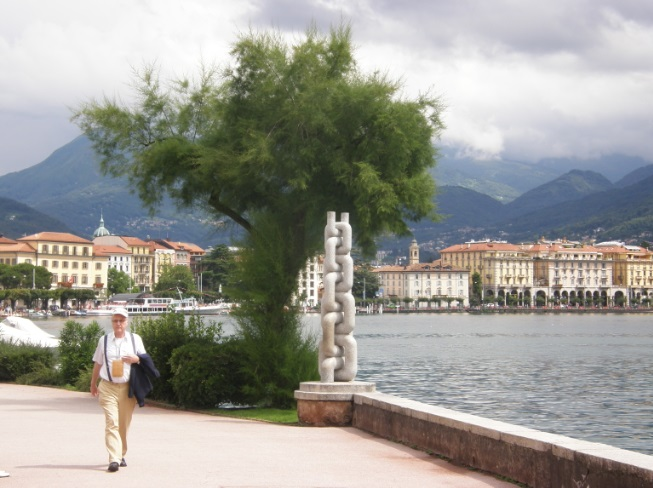
#> input picture YAAM/data/chain_small.jpg, 653 x 488 px
$ jupyter execute --allow-errors hw-05-Teplov_Vyacheslav.ipynb   (shell and % lines are left out)
#> lines starting #> are read from the running program, lines starting #| are printed output that depends on the picture
<center>

</center>

# Yet another math for DS course: домашнее задание 5

**ФИО:** Теплов Вячеслав Сергеевич

**Социальный бонус [1 балл]:** у нас онлайн-магистратура, но это не отменяет движа. Сходите куда-нибудь с однокурсниками и прикрепите фото с этого похода сюда.

__Жёсткий дедлайн:__ 23:59MSK 03.11.2024

## Формат сдачи

Сам ноутбук называйте в формате hw-05-USERNAME.ipynb, где USERNAME — ваши фамилия и имя. Файл надо будет сдать в anytask.

## Задача №1: Снижение размерности с помощью SVD (5 баллов)

В этом задании вам предстоит работать с подмножеством датасета, повествующего о химическом составе воды в некоторых реках (источник датасета здесь: http://data.europa.eu/euodp/en/data/dataset/data_waterbase-rivers-10). Данные лежат в файле `dataset_final`.

Загрузим же его поскорей:

[cell 1]
import pickle
#> (the rest of this cell did not finish here and is left out)

Несколько слово о том, что это за три сущности:
* `index_list` - список id рек, которые были отобраны для задания (если вам захочется узнать, что именно скрывается за этими ужасными id, расшифровки есть в таблице `Waterbase_rivers_v14_Stations.csv`, которую мы для удобства загрузили на вики)
* `feature_list` - список признаков (они имеют вид `год ПРОБЕЛ показатель`)
* `data_matrix` - собственно данные (строки соответствуют рекам из `index_list`, а столбцы - признакам из `feature_list`)

Ваше первое задание - сделать так, чтобы отрисовка всех объектов в координатах первых двух "скрытых" признаков, полученных с помощью SVD, давала хорошую визуализацию датасета. Изначально к этому будут некоторого рода препятствия; мы ожидаем, что вы их устраните.

Сравните результаты с тем, что получилось бы, если воспользоваться [случайными гауссовскими проекциями](http://scikit-learn.org/stable/modules/random_projection.html). Они вызываются следующими заклинаниями:

```
X = # Your matrix
transformer = random_projection.GaussianRandomProjection(n_components='''how many?''')
X_new = transformer.fit_transform(X)
```

Попробуйте понять, какой физический смысл имеют первые три "скрытых" признака, полученных с помощью SVD.

Какие выводы о данных вы можете сделать из построенной визуализации?

#> (a cell that did not finish here is left out)

#> (a cell that did not finish here is left out)

Видно, что матрица разряженная, попробуем использовать усеченное SVD

[cell 4]
from matplotlib import pyplot as plt
from sklearn.decomposition import TruncatedSVD

svd = TruncatedSVD(n_components=2, random_state=42)
#> (the rest of this cell did not finish here and is left out)

Судя по графику выше, признаки имеют разные масштабы, попробуем отнормализовать

[cell 5]
from matplotlib import pyplot as plt
from sklearn.decomposition import TruncatedSVD
from sklearn.preprocessing import StandardScaler

scaler = StandardScaler()
#> (the rest of this cell did not finish here and is left out)

[cell 6]
from sklearn import random_projection


transformer = random_projection.GaussianRandomProjection(
    n_components=2, random_state=42)
#> (the rest of this cell did not finish here and is left out)

> __Ответ:__ \
Получается, что SVD понижает размерность, сохраняя макс дисперсию, и на графике можно увидеть кластеры рек с похожими химическими характеристиками. \
Когда как метод случайных проекций  сохраянет общие расстояния между точками, показывая равномерное распределение точек в пространстве пониженной размерности. \
Как я понял, в данном случае метод случайных проекций может послужить доказательством того, что рапределение данных после SVD не является случайным, а действительно имеет некую закономерность.

_Комментарий: Эксперименты без выводов, объясняющих полученные результаты, не оцениваются._

## Задача №2: Снижение размерности с помощью SVD (7 баллов)

В компьютерном зрении важную роль играет операция свёртки. Вообще говоря, сворачивать приходится не только матрицы, но и более сложные тензоры, однако в этом задании мы для простоты будем работать только с матрицами.

В этом задании мы будем считать, что индексы элементов в матрицах нумеруются с нуля.

Пусть $B$ - матрица. *Свёртка* матрицы $A$ с ядром (или, как ещё говорят, с фильтром) $B$ - это матрица

$$(A * B)_{ij} = \sum_{p, q}a_{pq}b_{i - p, j - q}$$

Эту загадочную операцию можно проинтерпретировать следующим образом: для каждого элемента матрицы $A$ мы умножаем его "окрестность" (размеры этой окрестности зависят от размеров фильтра) поэлементно на соответствующие коэффициенты из ядра и всё это складываем:

Таким образом, каждый элемент $A$ мы как-то обновляем с учётом его соседей. Скажем, свёртка с ядром

$$B = \frac19\begin{pmatrix}
1 & 1 & 1\\
1 & 1 & 1\\
1 & 1 & 1
\end{pmatrix}$$

будет размывать изображение.

У вас может возникнуть вопрос: а что происходит на краях? Пусть $A$ - матрица $m\times n$, а $B$ - матрица $k\times l$. Есть разные варианты, например, такие:

- можно считать, что "за пределами" $A$ и $B$ тоже есть элементы, но просто они равны нулю; тогда результат свёртки будет иметь размер $(m + k - 1)\times(n + l - 1)$;
- можно точно так же считать, что элементы, лежащие "за пределами" $A$ и $B$ равны нулю, но законными считать только те компоненты свёртки, для которых "центр" фильтра попадает в матрицу $A$, тогда результат свёртки будет иметь такой же размер, как и $A$;
- можно считать законными только те компоненты свёртки, для которых фильтр целиком помещается "внутри" $A$; в этом случае результат свёртки будет меньшего размера, чем исходная матрица, а именно $(m - k + 1)\times(n - l + 1)$.

Дальше мы будем по умолчанию считать, что границы обрабатываются первым из указанных способов.

Свёртка называется *сепарабельной*, если она представляется в виде композиции свёрток

$$A * B = (A * U) * V,$$

где $U$ и $V$ - матрицы $(2t+1)\times1$ и $1\times(2s+1)$ (или $1\times(2s+1)$ и $(2t+1)\times1$).

__[1 балл] Задание 2.1__

Сверните фотографию с фильтром

$$B = \begin{pmatrix}
-1 & -1 & -1\\
-1 & 8 & -1\\
-1 & -1 & -1
\end{pmatrix}$$

[cell 7]
import cv2 as cv
img = cv.imread("data/chain_small.jpg")
#> img is the input picture: shape (488, 653, 3); mean B, G, R 147.8, 154.4, 154.9
img.shape
#> Out = (488, 653, 3)

[cell 8]
img = img.mean(axis=2) # это матрица из интенсивностей серого цвета; её уже можно подвергать SVD
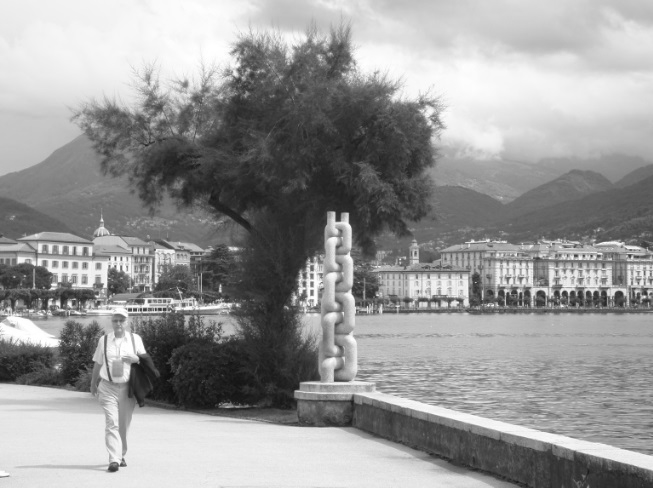
#> img: shape (488, 653) float64; min 15, max 255, mean 152.4
img.shape
#> Out = (488, 653)

[cell 9]
import matplotlib.pyplot as plt

imgplot = plt.imshow(img, cmap='gray')

[cell 10]
import numpy as np


def conv_equation(A, B):
    m, n = A.shape
#> m = 488; n = 653
    k, l = B.shape

    # Рассчитываем размер паддинга
    pad_h, pad_w = k // 2, l // 2

    # Добавляем паддинг в картинке
    padded_img = np.pad(img, ((pad_h, pad_h), (pad_w, pad_w)),
                        mode='constant', constant_values=0)
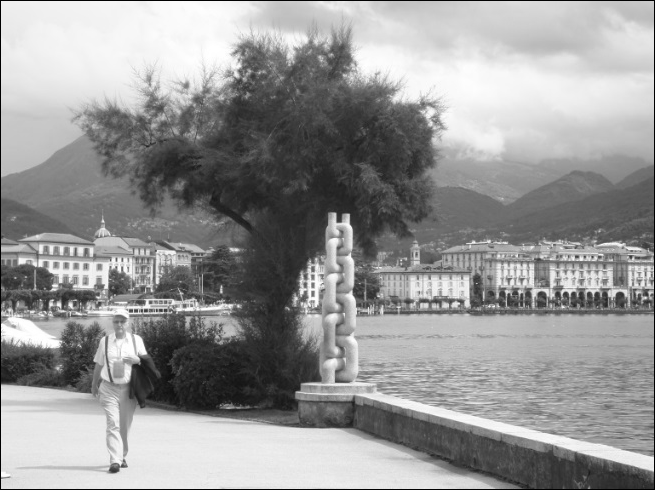
#> padded_img: shape (490, 655) float64; min 0, max 255, mean 151.3

    result = np.zeros((m, n))

    for i in range(m):
        for j in range(n):
            # Рассчитываем значение свёртки для текущего элемента (i, j)
            region = padded_img[i:i + k, j:j + l]
            result[i, j] = np.sum(region * B)
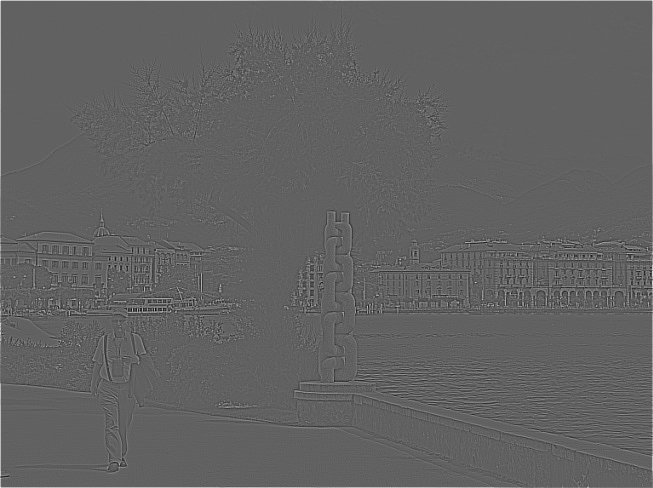
#> result: shape (488, 653) float64; min -739.7, max 1193.3, mean 4; drawn with min black and max white

    return result

[cell 11]
import numpy as np


B = np.array([[-1, -1, -1],
              [-1, 8, -1],
              [-1, -1, -1]])


conv_img = conv_equation(img, B)

[cell 12]
plt.figure(figsize=(12, 6))

plt.subplot(1, 2, 1)
plt.title('Исходное изображение')
plt.imshow(img, cmap='gray')
plt.axis('off')

plt.subplot(1, 2, 2)
plt.title('Свернутое изображение')
plt.imshow(conv_img, cmap='gray')
plt.axis('off')

plt.show()
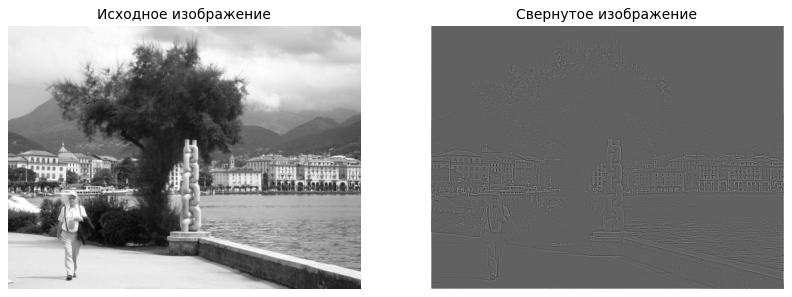
#> figure drawn by matplotlib, 2 panels

__[2 балла] Задание 2.2__ Проверьте, что операция свёртки (в которой границы обрабатываются первым из указанных способов!) ассоциативна, то есть

$$
(A * B) * C = A * (B * C)
$$

[cell 13]
C = np.array([[1, 2, 1],
              [2, 4, 2],
              [1, 2, 1]])


# Рассчитываем (A * B) * C
A_B = conv_equation(img, B)
result_1 = conv_equation(A_B, C)

# Рассчитываем A * (B * C)
B_C = conv_equation(B, C)
#> B_C = [[2148, 2864, 2864], [2862, 3817.7, 3818.7], [2857, 3813.7, 3817.7]]
result_2 = conv_equation(img, B_C)
#> after the loop in conv_equation (call 5), `for i in range(m):`:
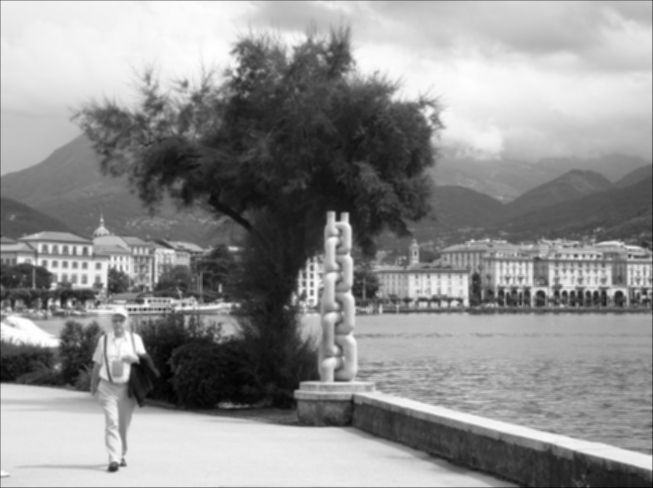
#> result: shape (488, 653) float64; min 514357.6, max 7359980, mean 4385223.7; drawn with min black and max white


plt.figure(figsize=(12, 6))

plt.subplot(1, 2, 1)
plt.title('(A * B) * C')
plt.imshow(result_1, cmap='gray')
plt.axis('off')

plt.subplot(1, 2, 2)
plt.title('A * (B * C)')
plt.imshow(result_2, cmap='gray')
plt.axis('off')

plt.show()

__[2 балла] Задание 2.3__ Убедитесь, что сепарабельную свёртку можно посчитать быстрее, чем не сепарабельную;

Если свёртка не является сепарабельной, нам нужно сделать $$O(h_{img} \cdot w_{img} \cdot h_K \cdot w_K )$$ операций. Если свёртка сепарабельная, её ядро можно представить в виде произведения двух векторов. То есть операция свёртки разбивается на две и осуществляется за $$O(h_{img} \cdot w_{img} \cdot h_K \cdot 1) + O(h_{img} \cdot w_{img} \cdot 1 \cdot w_K)$$ операций. Убедимся в том, что сепарабельная свёртка быстрее с помощью симуляций.

В качестве сепарабельного ядра возьмём

$$
K_1 = \frac19 \begin{pmatrix}
1 & 1 & 1\\
1 & 1 & 1\\
1 & 1 & 1
\end{pmatrix} = \frac{1}{9} \cdot \begin{pmatrix}
1, 1, 1
\end{pmatrix} \cdot \begin{pmatrix}
1 \\
1 \\
1
\end{pmatrix}
$$

В качестве несепарабельной свёртки возьмём ядро для детектирования границы

$$K_2 = \begin{pmatrix}
-1 & -1 & -1\\
-1 & 8 & -1\\
-1 & -1 & -1
\end{pmatrix}$$

[cell 14]
import time


K1_h = np.array([1, 1, 1]) / 3
K1_v = np.array([[1], [1], [1]]) / 3

K2 = np.array([[-1, -1, -1],
               [-1, 8, -1],
               [-1, -1, -1]])


def separable_conv(A, horizontal, vertical):
    # Сепарабельная свёртка, сначала горизонтальная, затем вертикальная.
    temp_result = conv_equation(A, horizontal.reshape(1, -1))
    result = conv_equation(temp_result, vertical.reshape(-1, 1))
    return result


# K1
start_time = time.time()
result_K1 = separable_conv(img, K1_h, K1_v)
separable_time = time.time() - start_time

# K2
start_time = time.time()
result_K2 = conv_equation(img, K2)
non_separable_time = time.time() - start_time

separable_time, non_separable_time

В моем случае сепарабельная свертка оказалась медленее из-за двойного цикла в методе. Попробуем взять готовый библиотечный метод и больший фильтр

[cell 15]
from scipy.ndimage import convolve1d, convolve

K1_h_large = np.ones((1, 15)) / 15
K1_v_large = np.ones((15, 1)) / 15

K2_large = np.ones((15, 15)) * -1
K2_large[7, 7] = 224

start_time = time.time()
result_K1_scipy = convolve1d(
    img, K1_h_large.flatten(), axis=1, mode='constant')
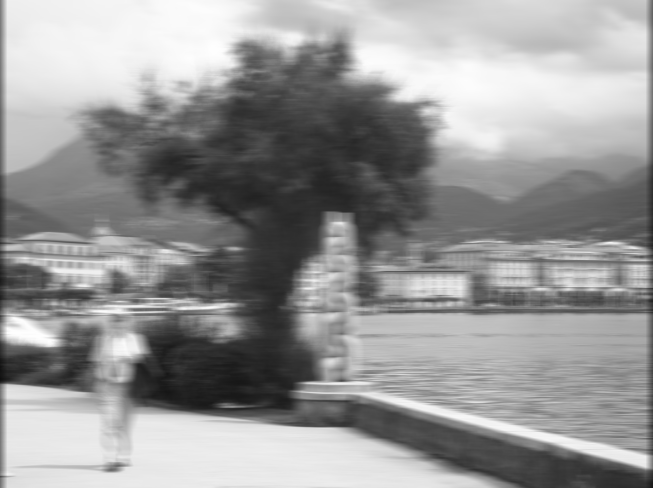
#> result_K1_scipy: shape (488, 653) float64; min 15.98, max 254.8, mean 151.4
result_K1_scipy = convolve1d(
    result_K1_scipy, K1_v_large.flatten(), axis=0, mode='constant')
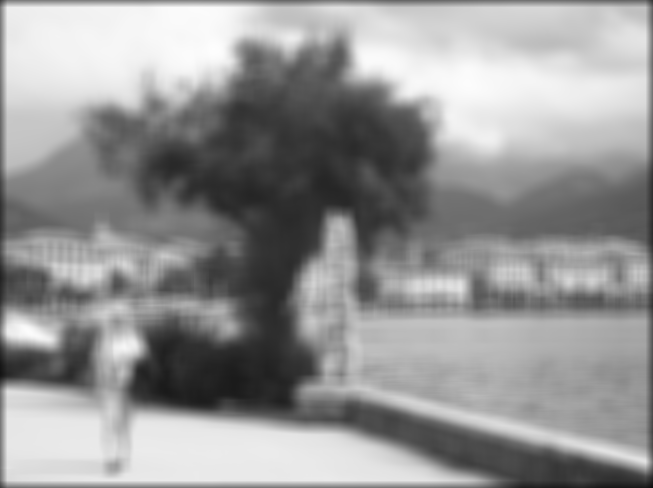
#> result_K1_scipy: shape (488, 653) float64; min 15.29, max 254.1, mean 149.9
separable_time_scipy = time.time() - start_time

start_time = time.time()
result_K2_scipy = convolve(img, K2_large, mode='constant')
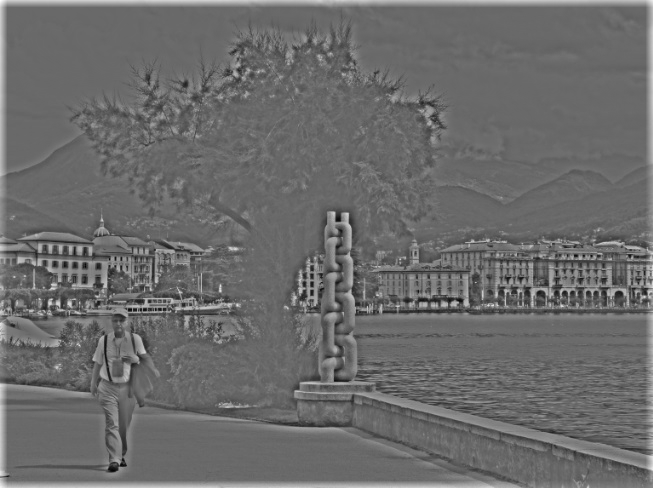
#> result_K2_scipy: shape (488, 653) float64; min -27101.3, max 38457.3, mean 565.2; drawn with min black and max white
non_separable_time_scipy = time.time() - start_time

separable_time_scipy, non_separable_time_scipy

$ run again, with YAAM/data/cat.jpg copied over YAAM/data/chain_small.jpg
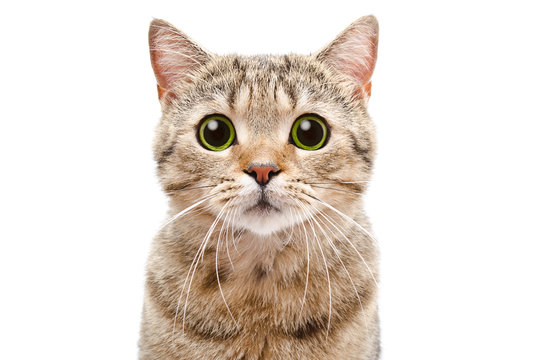
#> input picture YAAM/data/cat.jpg, 543 x 360 px
#> img is the input picture: shape (360, 543, 3); mean B, G, R 210.6, 219.2, 229
#> img: shape (360, 543) float64
#> after the loop in conv_equation (call 3), `for i in range(m):`:
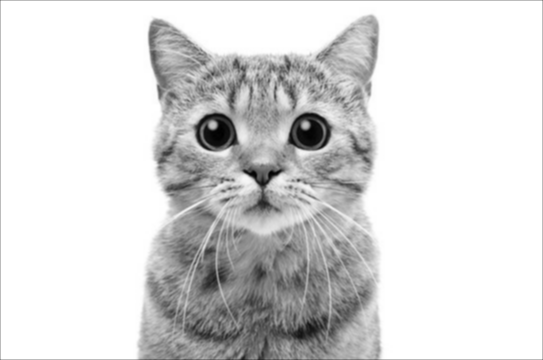
#> result: shape (360, 543) float64; min 170.3, max 4080, mean 3504.8; drawn with min black and max white
#> B_C = [[2295, 3060, 3060], [3060, 4080, 4080], [3060, 4080, 4080]]
#> padded_img: shape (360, 545) float64
#> padded_img: shape (362, 543) float64
#> `result_K2_scipy = convolve(img, K2_large, mode='constant')`:
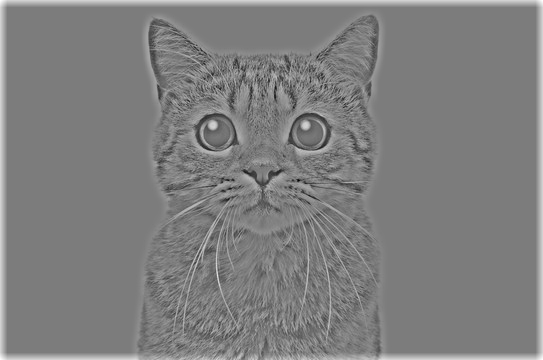
#> result_K2_scipy: shape (360, 543) float64; min -39212.3, max 41055, mean 929.9; drawn with min black and max white
